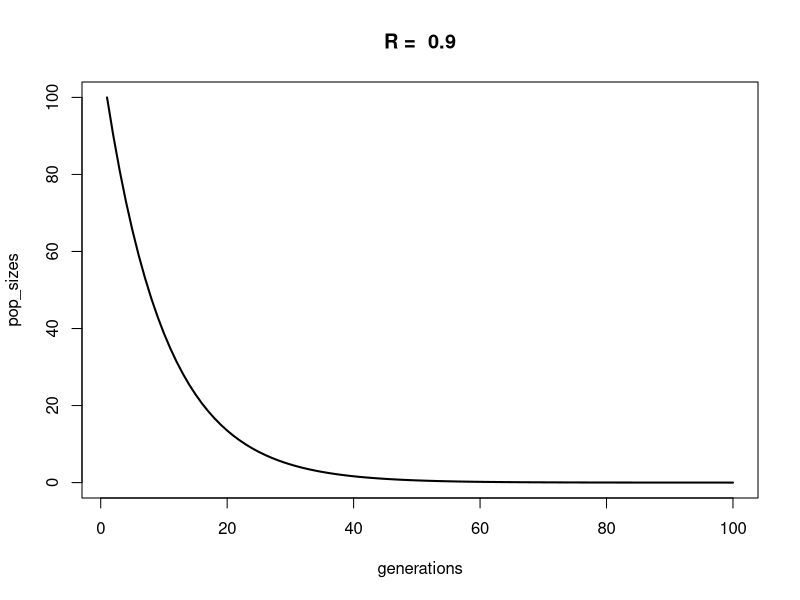
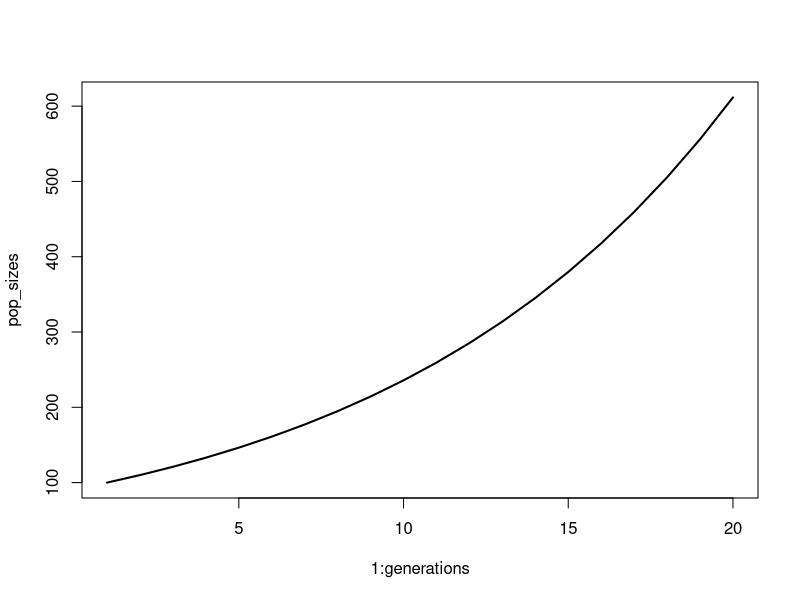
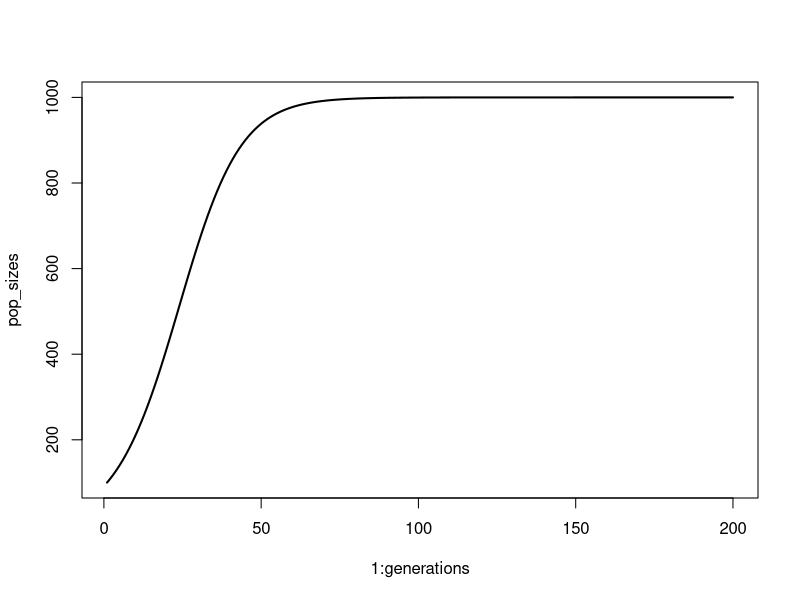
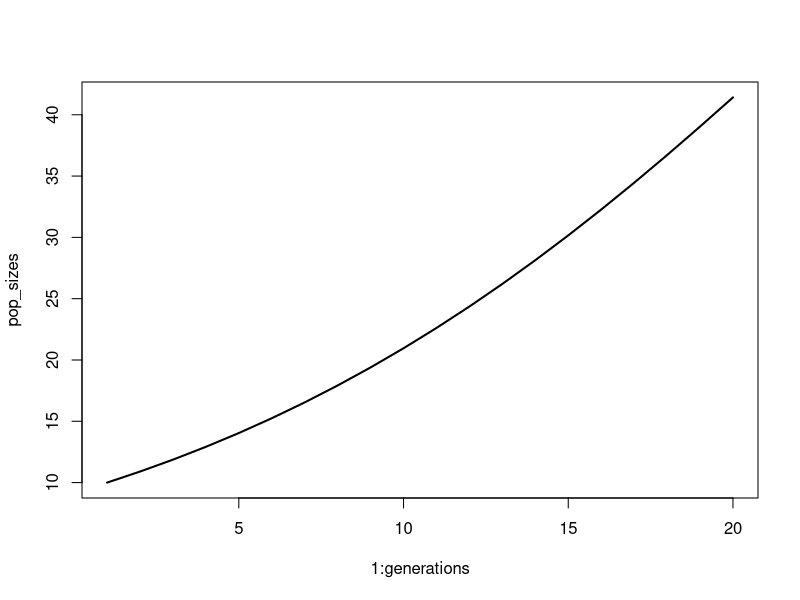
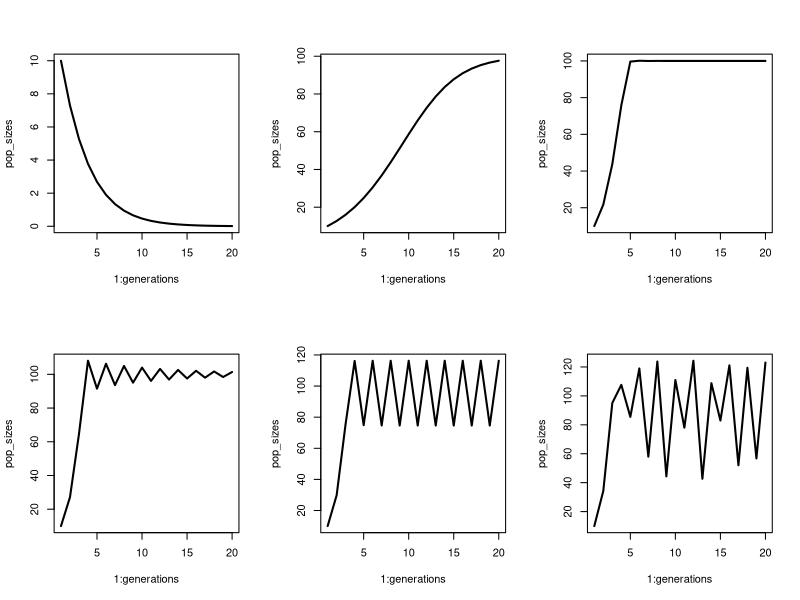
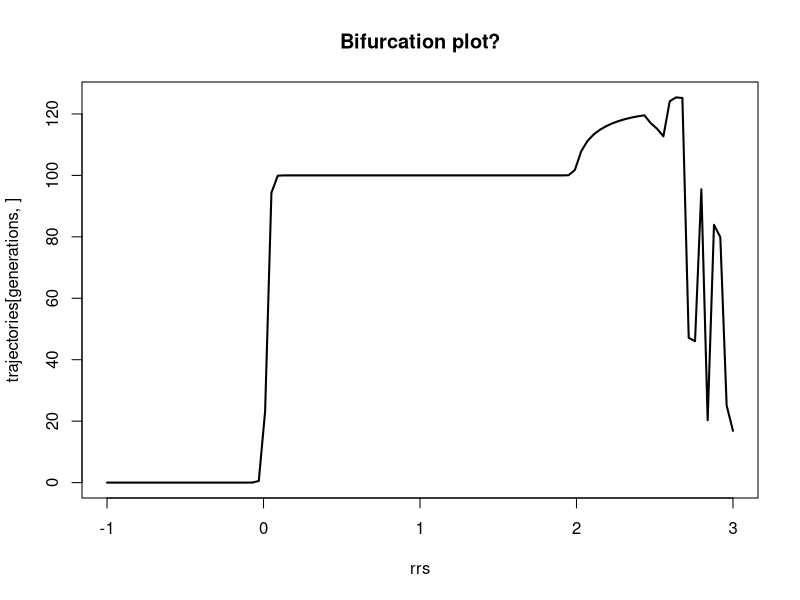
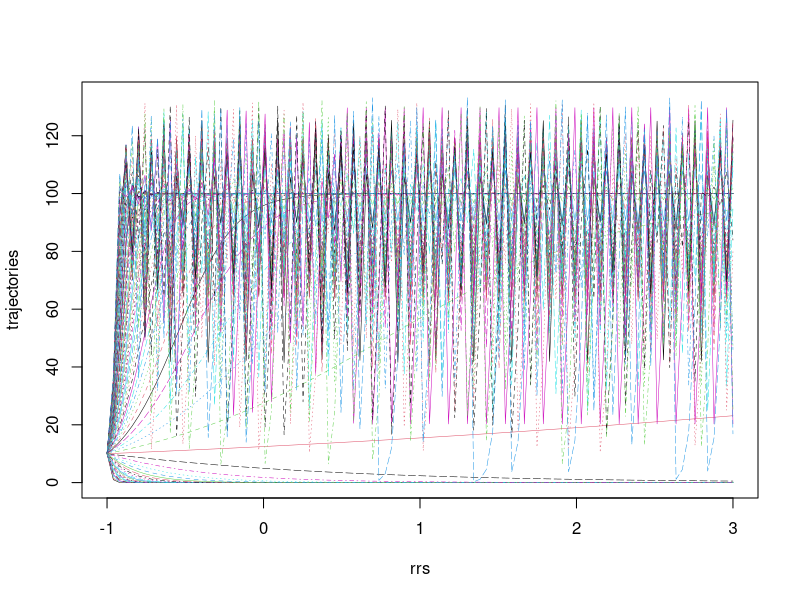
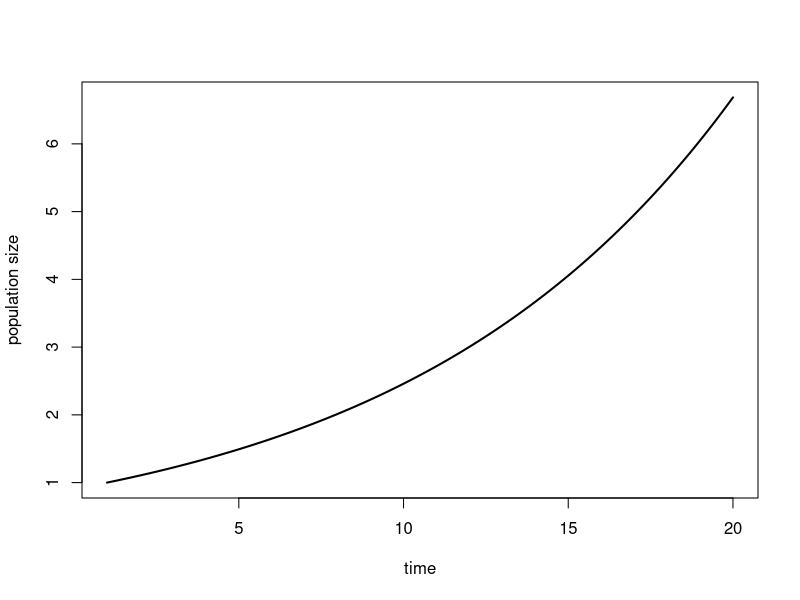

The R source for these figures, in order:
## ---- chunk 1
# conditions & parameters (these are new!)
generations <- 100
RR <- 0.9 # R is a parameter
N_init <- 100 # N is a state variable

# create and populate pop size vector
pop_sizes <- numeric(generations)
pop_sizes[1] <- N_init
for (time in 2:generations){
  pop_sizes[time] <- RR*pop_sizes[time-1]
}

head(pop_sizes)

# My favourite plot:
plot(x = 1:generations, y = pop_sizes, type = "l", lwd = 2,
     xlab = "generations", main = paste("R = ", RR))

## ---- chunk 2
# The function
geom_pop_growth <- function(N, RR, generations = 20) {
  pop_sizes <- numeric(generations)
  pop_sizes[1] <- N_init
  for (time in 2:generations){
    pop_sizes[time] <- RR*pop_sizes[time-1]
  }
  plot(y = pop_sizes, x = 1:generations, type = "l", lwd = 2)
  return(pop_sizes)
}

# Run the function 
geom_pop_growth(N = 100, RR = 1.1)
## ---- chunk 3
# parameters
# conditions & parameters (these are new!)
generations <- 200
rr <- .1 # R is a parameter
N_init <- 100 # N is a state variable
K <- 1000 # Carrying capacity - a parameter

# create and populate pop size vector
pop_sizes <- numeric(generations)
pop_sizes[1] <- N_init
for (time in 2:generations){
  pop_sizes[time] <- pop_sizes[time-1]*(1+rr*(1-pop_sizes[time-1]/K))
}
plot(y = pop_sizes, x = 1:generations, type = "l", lwd = 2)

## ---- chunk 4
# The function

logistic_pop_growth <- function(N, rr, generations = 20, K, plot = T) {
  pop_sizes <- numeric(generations)
  pop_sizes[1] <- N
  for (time in 2:generations){
    pop_sizes[time] <- pop_sizes[time-1]*(1+rr*(1-pop_sizes[time-1]/K))
  }
  
  if(plot == T) {plot(y = pop_sizes, x = 1:generations, type = "l", lwd = 2)}
  return(pop_sizes)
}

# Run the function
logistic_pop_growth(N = 10, rr = 0.1, K = 100)

## ---- chunk 5
rrs <- c(-0.3, 0.3, 1.3, 1.9, 2.2, 2.7)

par(mfrow = c(2,3))
for(rr in rrs) {
  logistic_pop_growth(N = 10, rr = rr, generations = 20, K = 100)
}
## ---- chunk 6
rrs <- seq(from = -1, to = 3, length.out = 100)
generations <- 100
trajectories <- sapply(rrs, function(x) logistic_pop_growth(N = 10, K = 100, rr = x, generations = generations, plot = F))

# I think this is what a bifurcation plot is!
par(mfrow = c(1,1))
matplot(y = trajectories[generations, ], x = rrs, type = "l", lwd = 2,
        main = "Bifurcation plot?")

# Or maybe it's this, but so messy!
matplot(y = trajectories, x = rrs, type = "l", lwd = 0.5)
## ---- chunk 7
library(deSolve)

# Set up the model
expGrowthODE <- function(tt, NN, params) { # Note that this needs to be (time, init, params!)
  derivs <- params["rr"]*NN # Exponential growth equation
  return(list(derivs))  # Return the derivs 
}

# Use lsoda to run the ODE
# lsoda(initial value of state variable, time seq, user-defined model, parameters)

# Set initial and parameters
init <- 1
tseq <- seq(from = 1, to = 20, by = 0.01)
parameters <- c(rr = 0.1)

pop_growth <- lsoda(init, tseq, expGrowthODE, parameters)
head(pop_growth)
plot(x = pop_growth[, 1], y = pop_growth[, 2], type = "l", lwd = 2,
     xlab = "time", ylab = "population size")
## ---- chunk 8
# Set up the model
logGrowthODE <- function(tt, NN, params) { 
  derivs <- params["rr"]*NN*(1-(NN/params["kk"]))
  return(list(derivs))  # Return the derivs 
}

# Set initial and parameters
init <- 10
tseq <- seq(from = 1, to = 125, by = 0.01)
parameters <- c(rr = 0.05, kk = 100)

log_pop_growth <- lsoda(init, tseq, logGrowthODE, parameters)
head(log_pop_growth)
plot(x = log_pop_growth[, 1], y = log_pop_growth[, 2], type = "l", lwd = 2,
     xlab = "time", ylab = "population size")

# plot dN/dT vs time
log_pop_growth <- data.frame(log_pop_growth)
log_pop_growth[,3] <- rep(NA, nrow(log_pop_growth))
# log_pop_growth[1, 3] <- 0
# Get dN per dt
differences <- diff(log_pop_growth[,2])
log_pop_growth[2:nrow(log_pop_growth), 3] <- differences
plot(x = log_pop_growth[, 1], y = log_pop_growth[, 3], type = "l", lwd = 2,
     xlab = "time", ylab = "change in population size")

# Fix names of log_pop_growth to be a bit more readable
colnames(log_pop_growth)

colnames(log_pop_growth) <- c("time", "pop_size", "growth"); colnames(log_pop_growth)

# make a stacked plot
par(mfrow = c(2, 1))
plot(x = log_pop_growth[, 1], y = log_pop_growth[, 2], type = "l", lwd = 2,
     xlab = "time", ylab = "population size")
plot(x = log_pop_growth[, 1], y = log_pop_growth[, 3], type = "l", lwd = 2,
     xlab = "time", ylab = "change in population size")

# Find out where growth rate (dN/dT) peaks
max_growth <- log_pop_growth[which(log_pop_growth[,3] == max(log_pop_growth[,3], na.rm = T)), ]
max_growth

# Make a single plot, maybe :o
par(mfrow = c(1,1), mar = c(5,4,4,4)+0.3)
plot(x = log_pop_growth[, 1], y = log_pop_growth[, 2], type = "l", lwd = 3,
     xlab = "time", ylab = "population size", main = "Population with logistic growth")
par(new = T)
plot(x = log_pop_growth[, 1], y = log_pop_growth[, 3], type = "l", lwd = 3, xlab = "", ylab = "", axes = F, col = "darkgreen")
axis(side = 4, at = pretty(range(log_pop_growth[, 3], na.rm = T)))
mtext(side = 4, "growth rate", line = 3, col = "darkgreen")
text(15, .012, "growth rate")
text(80, .012, "population size")
abline(v = max_growth[, 1], lwd = 2, lty = 2)
mtext(side = 1, text = paste("Max growth rate occurs when N = ", floor(max_growth[,2]), sep = ""), line = 4)
